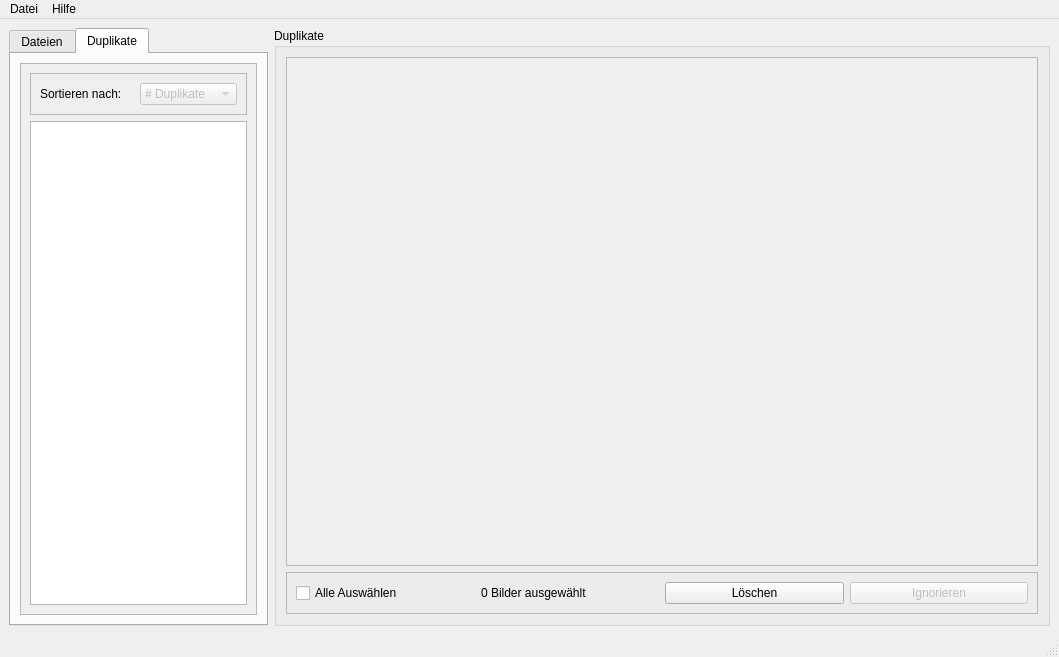
<?xml version="1.0" encoding="UTF-8"?>
<ui version="4.0">
 <class>MainWindow</class>
 <widget class="QMainWindow" name="MainWindow">
  <property name="geometry">
   <rect>
    <x>0</x>
    <y>0</y>
    <width>1059</width>
    <height>657</height>
   </rect>
  </property>
  <property name="windowTitle">
   <string>MainWindow</string>
  </property>
  <widget class="QWidget" name="centralwidget">
   <layout class="QHBoxLayout" name="horizontalLayout_2" stretch="25,75">
    <item>
     <widget class="QTabWidget" name="tabWidget">
      <property name="currentIndex">
       <number>1</number>
      </property>
      <widget class="QWidget" name="file_tree_tab">
       <attribute name="title">
        <string>Dateien</string>
       </attribute>
       <layout class="QVBoxLayout" name="verticalLayout">
        <item>
         <widget class="QScrollArea" name="file_tree_scroll">
          <property name="widgetResizable">
           <bool>true</bool>
          </property>
          <widget class="QWidget" name="scrollAreaWidgetContents">
           <property name="geometry">
            <rect>
             <x>0</x>
             <y>0</y>
             <width>233</width>
             <height>523</height>
            </rect>
           </property>
           <layout class="QVBoxLayout" name="verticalLayout_2">
            <item>
             <widget class="QTreeView" name="file_tree"/>
            </item>
           </layout>
          </widget>
         </widget>
        </item>
        <item>
         <widget class="QPushButton" name="add_folder_button">
          <property name="mouseTracking">
           <bool>true</bool>
          </property>
          <property name="text">
           <string>Ordner Hinzufügen...</string>
          </property>
         </widget>
        </item>
       </layout>
      </widget>
      <widget class="QWidget" name="duplicate_list_tab">
       <attribute name="title">
        <string>Duplikate</string>
       </attribute>
       <layout class="QVBoxLayout" name="verticalLayout_3">
        <item>
         <widget class="QScrollArea" name="duplicate_list_scrollarea">
          <property name="widgetResizable">
           <bool>true</bool>
          </property>
          <widget class="QWidget" name="scrollAreaWidgetContents_2">
           <property name="geometry">
            <rect>
             <x>0</x>
             <y>0</y>
             <width>233</width>
             <height>552</height>
            </rect>
           </property>
           <layout class="QVBoxLayout" name="verticalLayout_4">
            <item>
             <widget class="QFrame" name="frame">
              <property name="frameShape">
               <enum>QFrame::StyledPanel</enum>
              </property>
              <property name="frameShadow">
               <enum>QFrame::Raised</enum>
              </property>
              <layout class="QHBoxLayout" name="horizontalLayout_3">
               <item>
                <widget class="QLabel" name="duplicate_list_sort_by_label">
                 <property name="text">
                  <string>Sortieren nach:</string>
                 </property>
                </widget>
               </item>
               <item>
                <widget class="QComboBox" name="duplicate_list_sort_by">
                 <property name="enabled">
                  <bool>false</bool>
                 </property>
                 <item>
                  <property name="text">
                   <string># Duplikate</string>
                  </property>
                 </item>
                 <item>
                  <property name="text">
                   <string># Behandelt</string>
                  </property>
                 </item>
                 <item>
                  <property name="text">
                   <string>p-Hash</string>
                  </property>
                 </item>
                </widget>
               </item>
              </layout>
             </widget>
            </item>
            <item>
             <widget class="QListView" name="duplicate_list"/>
            </item>
           </layout>
          </widget>
         </widget>
        </item>
       </layout>
      </widget>
     </widget>
    </item>
    <item>
     <widget class="QGroupBox" name="duplicate_detail_box">
      <property name="title">
       <string>Duplikate</string>
      </property>
      <layout class="QVBoxLayout" name="verticalLayout_5">
       <item>
        <widget class="QScrollArea" name="duplicate_detail_scroll">
         <property name="widgetResizable">
          <bool>true</bool>
         </property>
         <widget class="QWidget" name="duplicate_details_scrollarea">
          <property name="geometry">
           <rect>
            <x>0</x>
            <y>0</y>
            <width>754</width>
            <height>514</height>
           </rect>
          </property>
          <layout class="QVBoxLayout" name="verticalLayout_6"/>
         </widget>
        </widget>
       </item>
       <item>
        <widget class="QFrame" name="select_all_frame">
         <property name="frameShape">
          <enum>QFrame::StyledPanel</enum>
         </property>
         <property name="frameShadow">
          <enum>QFrame::Raised</enum>
         </property>
         <layout class="QHBoxLayout" name="horizontalLayout">
          <item>
           <widget class="QCheckBox" name="select_all_checkbox">
            <property name="text">
             <string>Alle Auswählen</string>
            </property>
           </widget>
          </item>
          <item>
           <widget class="QLabel" name="num_selected_label">
            <property name="text">
             <string>0 Bilder ausgewählt</string>
            </property>
           </widget>
          </item>
          <item>
           <widget class="QPushButton" name="delete_selected">
            <property name="text">
             <string>Löschen</string>
            </property>
           </widget>
          </item>
          <item>
           <widget class="QPushButton" name="ignore_selected">
            <property name="enabled">
             <bool>false</bool>
            </property>
            <property name="text">
             <string>Ignorieren</string>
            </property>
            <property name="flat">
             <bool>false</bool>
            </property>
           </widget>
          </item>
         </layout>
        </widget>
       </item>
      </layout>
     </widget>
    </item>
   </layout>
  </widget>
  <widget class="QMenuBar" name="menubar">
   <property name="geometry">
    <rect>
     <x>0</x>
     <y>0</y>
     <width>1059</width>
     <height>21</height>
    </rect>
   </property>
   <widget class="QMenu" name="menuDatei">
    <property name="title">
     <string>Datei</string>
    </property>
    <addaction name="actionNewProject"/>
    <addaction name="actionOpenProject"/>
    <addaction name="actionSaveProject"/>
    <addaction name="actionSaveProjectAs"/>
    <addaction name="separator"/>
    <addaction name="actionQuit"/>
   </widget>
   <widget class="QMenu" name="menuHilfe">
    <property name="title">
     <string>Hilfe</string>
    </property>
    <addaction name="actionAbout"/>
   </widget>
   <addaction name="menuDatei"/>
   <addaction name="menuHilfe"/>
  </widget>
  <widget class="QStatusBar" name="statusbar"/>
  <action name="actionAbout">
   <property name="text">
    <string>Über</string>
   </property>
  </action>
  <action name="actionNewProject">
   <property name="text">
    <string>Neu</string>
   </property>
  </action>
  <action name="actionOpenProject">
   <property name="text">
    <string>Öffnen</string>
   </property>
  </action>
  <action name="actionSaveProject">
   <property name="text">
    <string>Speichern</string>
   </property>
  </action>
  <action name="actionSaveProjectAs">
   <property name="text">
    <string>Speichern unter...</string>
   </property>
  </action>
  <action name="actionQuit">
   <property name="text">
    <string>Beenden</string>
   </property>
  </action>
 </widget>
 <resources/>
 <connections/>
</ui>
